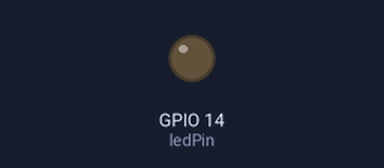
Bench run of a sketch on a simulated ESP32. Shown: output pins drawn as LEDs (lit = HIGH). WiFi joins after 1.5 s; servers stay silent unless stated; uploads are accepted with an empty reply; the local clock reads 2024-03-15 10:24:30 at power-on unless the sketch sets it; raw I2C reads return 0; what the sketch prints to the serial monitor is not drawn.

Above: at 3.4 s.
Timing chart, 0 to 8.3 s (numbered marks = the images above):
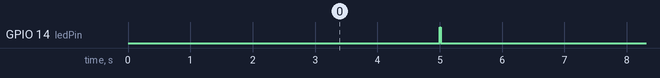

The sketch:

ESP32_connect_OTA.ino
```cpp
#include <WiFi.h>
#include <WebServer.h>
#include <ESPmDNS.h>
#include <ArduinoJson.h>
#include <Wire.h>
#include <math.h>
#include <HTTPClient.h>
#include <time.h>
#include <esp_task_wdt.h>
#include <esp_system.h>
#include <ArduinoOTA.h>

// ---------- WiFi ----------
const char* ssid = "Macmini";
const char* password = "Leeza=098";

WebServer server(80);

// ---------- I2C ----------
#define I2C_ADDR 0x08

// Tester pin
const int ledPin = 14;

// ---------- Wind sensor agreement thresholds ----------
const float WIND_SPEED_TOLERANCE = 2.0;   // m/s
const float WIND_DIR_TOLERANCE   = 30.0;  // degrees

// ---------- Weather Underground ----------
const char* WU_STATION_ID  = "IPOTCH10";
const char* WU_STATION_KEY = "fHQKUbHD";
const unsigned long wuUploadInterval = 60000;
unsigned long lastWuUpload = 0;

// ---------- Daily rain reset ----------
const byte CMD_RESET_RAIN = 0xAA; // must match the Nano's value exactly
char lastRainResetDate[11] = "";  // "YYYY-MM-DD"

// ---------- Rain (WU only, not exposed on /weather) ----------
const float RAIN_MM_TO_IN = 0.0393700787f;
volatile float g_rainDailyMm = 0;

float rainBuckets[60] = {0};     // per-minute rain (mm) for the rolling hour
uint8_t rainBucketIdx = 0;
float lastRainDailyMm = 0;
bool haveRainBaseline = false;

// ---------- Live sensor values (shared with web handler) ----------
volatile float g_temperature = 0;
volatile float g_humidity = 0;
volatile float g_pressure = 0;
volatile float g_radiation = 0;

volatile float g_windSpeedVaisala = 0;
volatile float g_windDirVaisala = 0;
volatile float g_windSpeedSonic = 0;
volatile float g_windDirSonic = 0;

volatile float g_windSpeed = 0;
volatile float g_windDirection = 0;
volatile bool g_windSensorsAgree = false;

volatile bool g_dataValid = false;

unsigned long lastRead = 0;
const unsigned long readInterval = 5000;

// ---------- Weather Underground minute averaging ----------
const uint16_t MIN_WU_SAMPLES = 6; // Require at least 6 valid readings per field

double wuTempSum = 0;
double wuHumiditySum = 0;
double wuPressureSum = 0;
double wuRadiationSum = 0;
double wuWindSpeedSum = 0;

double wuWindDirSinSum = 0;
double wuWindDirCosSum = 0;

uint16_t wuTempCount = 0;
uint16_t wuHumidityCount = 0;
uint16_t wuPressureCount = 0;
uint16_t wuRadiationCount = 0;
uint16_t wuWindSpeedCount = 0;
uint16_t wuWindDirCount = 0;

// Last accepted readings, used to detect sudden spikes
bool wuHaveBaseline = false;
float wuLastTemp = 0;
float wuLastHumidity = 0;
float wuLastPressure = 0;
float wuLastRadiation = 0;
float wuLastWindSpeed = 0;

// ---------- Health / recovery ----------
const uint32_t WDT_TIMEOUT_MS = 30000;
const unsigned long WIFI_DEAD_RESTART_MS = 5UL * 60UL * 1000UL; // restart if offline this long
const time_t MIN_VALID_TIME = 8 * 3600 * 2;

int nanoFailCount = 0;
unsigned long lastGoodRead = 0;
unsigned long lastWifiCheck = 0;
unsigned long lastDiag = 0;
unsigned long wifiDownSince = 0;
const unsigned long NO_REQUEST_RESTART_MS = 5UL * 60UL * 1000UL; // restart if /weather is not requested for this long
unsigned long lastWeatherRequest = 0;

// Must match the Nano exactly (9 floats = 36 bytes)
struct SensorData {
  float temperature;
  float humidity;
  float pressure;
  float radiation;
  float windSpeedVaisala;
  float windDirVaisala;
  float windSpeedSonic;
  float windDirSonic;
  float rainDailyMm;
};

bool readSensorDataFromNano(SensorData &out) {
  uint8_t bytesReceived = Wire.requestFrom((uint8_t)I2C_ADDR, (uint8_t)sizeof(SensorData));
  if (bytesReceived != sizeof(SensorData)) {
    while (Wire.available()) Wire.read(); // drain any partial data
    return false;
  }
  Wire.readBytes((byte*)&out, sizeof(out));
  return true;
}

void restartI2C() {
  Wire.end();
  delay(50);
  Wire.begin();
  Wire.setTimeOut(100);
}

float circularDiff(float a, float b) {
  float diff = a - b;
  while (diff > 180)  diff -= 360;
  while (diff < -180) diff += 360;
  return diff;
}

float circularAverage(float a, float b) {
  float aRad = a * (float)M_PI / 180.0f;
  float bRad = b * (float)M_PI / 180.0f;
  float x = (cosf(aRad) + cosf(bRad)) / 2.0f;
  float y = (sinf(aRad) + sinf(bRad)) / 2.0f;
  float avgRad = atan2f(y, x);
  float avgDeg = avgRad * 180.0f / (float)M_PI;
  if (avgDeg < 0) avgDeg += 360.0f;
  return avgDeg;
}

void validateWindData(float speedVaisala, float dirVaisala, float speedSonic, float dirSonic,
                       float &outSpeed, float &outDir, bool &outAgree) {
  float speedDiff = fabsf(speedVaisala - speedSonic);
  float dirDiff = fabsf(circularDiff(dirVaisala, dirSonic));

  if (speedDiff <= WIND_SPEED_TOLERANCE && dirDiff <= WIND_DIR_TOLERANCE) {
    outSpeed = (speedVaisala + speedSonic) / 2.0f;
    outDir = circularAverage(dirVaisala, dirSonic);
    outAgree = true;
  } else {
    outSpeed = speedSonic;
    outDir = dirSonic;
    outAgree = false;
  }
}

// Reject non-finite, physically implausible or sudden spike readings.
// Jump limits are per reading, with readings normally 5 seconds apart.
bool acceptWUValue(float value,
                   float previous,
                   bool havePrevious,
                   float minimum,
                   float maximum,
                   float maxJump) {
  if (!isfinite(value)) return false;

  if (value < minimum || value > maximum) return false;

  if (havePrevious && fabsf(value - previous) > maxJump) {
    Serial.printf(
      "WU rejected spike: %.2f (previous %.2f, jump %.2f)\n",
      value, previous, fabsf(value - previous)
    );
    return false;
  }

  return true;
}

void accumulateWUSample() {
  // Temperature: degrees C
  if (acceptWUValue(g_temperature, wuLastTemp, wuHaveBaseline,
                    -60.0f, 70.0f, 10.0f)) {
    wuTempSum += g_temperature;
    wuTempCount++;
    wuLastTemp = g_temperature;
  }

  // Relative humidity: %
  if (acceptWUValue(g_humidity, wuLastHumidity, wuHaveBaseline,
                    0.0f, 100.0f, 25.0f)) {
    wuHumiditySum += g_humidity;
    wuHumidityCount++;
    wuLastHumidity = g_humidity;
  }

  // Atmospheric pressure: hPa
  if (acceptWUValue(g_pressure, wuLastPressure, wuHaveBaseline,
                    800.0f, 1100.0f, 50.0f)) {
    wuPressureSum += g_pressure;
    wuPressureCount++;
    wuLastPressure = g_pressure;
  }

  // Solar radiation: W/m^2
  if (acceptWUValue(g_radiation, wuLastRadiation, wuHaveBaseline,
                    0.0f, 1600.0f, 900.0f)) {
    wuRadiationSum += g_radiation;
    wuRadiationCount++;
    wuLastRadiation = g_radiation;
  }

  // Wind speed: m/s
  if (acceptWUValue(g_windSpeed, wuLastWindSpeed, wuHaveBaseline,
                    0.0f, 75.0f, 25.0f)) {
    wuWindSpeedSum += g_windSpeed;
    wuWindSpeedCount++;
    wuLastWindSpeed = g_windSpeed;
  }

  // Wind direction: degrees. Use a circular average later.
  if (isfinite(g_windDirection) &&
      g_windDirection >= 0.0f &&
      g_windDirection <= 360.0f) {
    float dirRad = g_windDirection * (float)M_PI / 180.0f;

    wuWindDirSinSum += sinf(dirRad);
    wuWindDirCosSum += cosf(dirRad);
    wuWindDirCount++;
  }

  // Baselines are available after the first accepted sample.
  wuHaveBaseline = true;
}

void resetWUAverages() {
  wuTempSum = 0;
  wuHumiditySum = 0;
  wuPressureSum = 0;
  wuRadiationSum = 0;
  wuWindSpeedSum = 0;

  wuWindDirSinSum = 0;
  wuWindDirCosSum = 0;

  wuTempCount = 0;
  wuHumidityCount = 0;
  wuPressureCount = 0;
  wuRadiationCount = 0;
  wuWindSpeedCount = 0;
  wuWindDirCount = 0;
}

// Called once per WU upload (every minute).
void updateRainForWU(float &rainHourIn, float &rainDailyIn) {
  float cur = g_rainDailyMm;
  float delta = 0;

  if (haveRainBaseline) {
    // If the total dropped (midnight reset or Nano reboot), the new total is all new rain
    delta = (cur >= lastRainDailyMm) ? (cur - lastRainDailyMm) : cur;
  }
  haveRainBaseline = true;
  lastRainDailyMm = cur;

  rainBuckets[rainBucketIdx] = delta;
  rainBucketIdx = (rainBucketIdx + 1) % 60;

  float hourMm = 0;
  for (int i = 0; i < 60; i++) hourMm += rainBuckets[i];

  rainHourIn  = hourMm * RAIN_MM_TO_IN;
  rainDailyIn = cur * RAIN_MM_TO_IN;
}

// Sends the reset command to the Nano once per local day.
void checkDailyRainReset() {
  time_t now = time(nullptr);
  if (now < MIN_VALID_TIME) return;   // wait for NTP

  struct tm t;
  localtime_r(&now, &t);
  char today[11];
  strftime(today, sizeof(today), "%Y-%m-%d", &t);

  if (strcmp(today, lastRainResetDate) == 0) return;

  // On first boot just record the date, so a mid-day ESP32 restart doesn't wipe today's rain
  if (lastRainResetDate[0] != '\0') {
    Wire.beginTransmission(I2C_ADDR);
    Wire.write(CMD_RESET_RAIN);
    if (Wire.endTransmission() != 0) {
      Serial.println("Rain reset failed, will retry");
      return;
    }
    Serial.println("Daily rain reset sent to Nano");
  }
  strncpy(lastRainResetDate, today, sizeof(lastRainResetDate));
  lastRainResetDate[sizeof(lastRainResetDate) - 1] = '\0';
}

void uploadToWeatherUnderground() {
  // Snapshot this minute's data and start a fresh collection window.
  const double tempSum = wuTempSum;
  const double humiditySum = wuHumiditySum;
  const double pressureSum = wuPressureSum;
  const double radiationSum = wuRadiationSum;
  const double windSpeedSum = wuWindSpeedSum;
  const double windDirSinSum = wuWindDirSinSum;
  const double windDirCosSum = wuWindDirCosSum;

  const uint16_t tempCount = wuTempCount;
  const uint16_t humidityCount = wuHumidityCount;
  const uint16_t pressureCount = wuPressureCount;
  const uint16_t radiationCount = wuRadiationCount;
  const uint16_t windSpeedCount = wuWindSpeedCount;
  const uint16_t windDirCount = wuWindDirCount;

  resetWUAverages();

  // Rain: update the rolling hour every minute, even if the upload is skipped
  float rainHourIn = 0, rainDailyIn = 0;
  bool haveRain = g_dataValid;
  if (haveRain) updateRainForWU(rainHourIn, rainDailyIn);

  if (WiFi.status() != WL_CONNECTED) {
    Serial.println("WU upload skipped: WiFi disconnected");
    return;
  }

  // Require enough valid samples for at least one field.
  bool haveTemp = tempCount >= MIN_WU_SAMPLES;
  bool haveHumidity = humidityCount >= MIN_WU_SAMPLES;
  bool havePressure = pressureCount >= MIN_WU_SAMPLES;
  bool haveRadiation = radiationCount >= MIN_WU_SAMPLES;
  bool haveWindSpeed = windSpeedCount >= MIN_WU_SAMPLES;
  bool haveWindDir = windDirCount >= MIN_WU_SAMPLES;

  if (!haveTemp && !haveHumidity && !havePressure &&
      !haveRadiation && !haveWindSpeed && !haveWindDir) {
    Serial.println("WU upload skipped: insufficient valid samples");
    return;
  }

  // Calculate averages from accepted readings only.
  float avgTempC = haveTemp ? tempSum / tempCount : 0;
  float avgHumidity = haveHumidity ? humiditySum / humidityCount : 0;
  float avgPressure = havePressure ? pressureSum / pressureCount : 0;
  float avgRadiation = haveRadiation ? radiationSum / radiationCount : 0;
  float avgWindSpeed = haveWindSpeed ? windSpeedSum / windSpeedCount : 0;

  float avgWindDir = 0;
  if (haveWindDir) {
    avgWindDir = atan2f(
      (float)windDirSinSum,
      (float)windDirCosSum
    ) * 180.0f / (float)M_PI;

    if (avgWindDir < 0) avgWindDir += 360.0f;
  }

  // Convert averaged values to Weather Underground units.
  float tempF = (avgTempC) * 9.0f / 5.0f + 32.0f;
  float pressureInHg = avgPressure * 0.0295299830714f;
  float windMph = avgWindSpeed * 2.23694f;

  String url =
    "http://rtupdate.wunderground.com/weatherstation/updateweatherstation.php";

  url += "?ID=" + String(WU_STATION_ID);
  url += "&PASSWORD=" + String(WU_STATION_KEY);
  url += "&dateutc=now";

  // Only send fields with enough valid samples.
  if (haveTemp)
    url += "&tempf=" + String(tempF, 1);

  if (haveHumidity)
    url += "&humidity=" + String(avgHumidity, 1);

  if (havePressure)
    url += "&baromin=" + String(pressureInHg, 2);

  if (haveWindDir)
    url += "&winddir=" + String((int)roundf(avgWindDir) % 360);

  if (haveWindSpeed)
    url += "&windspeedmph=" + String(windMph, 1);

  if (haveRadiation)
    url += "&solarradiation=" + String(avgRadiation, 1);

  if (haveRain) {
    url += "&rainin=" + String(rainHourIn, 3);
    url += "&dailyrainin=" + String(rainDailyIn, 3);
  }

  url += "&action=updateraw";
  url += "&realtime=1";
  url += "&rtfreq=60";

  Serial.println("---- WU minute averages ----");

  if (haveTemp)
    Serial.printf("Average temperature: %.2f C\n", avgTempC);

  if (haveHumidity)
    Serial.printf("Average humidity: %.2f %%\n", avgHumidity);

  if (havePressure)
    Serial.printf("Average pressure: %.2f hPa\n", avgPressure);

  if (haveRadiation)
    Serial.printf("Average radiation: %.2f W/m^2\n", avgRadiation);

  if (haveWindSpeed)
    Serial.printf("Average wind speed: %.2f m/s\n", avgWindSpeed);

  if (haveWindDir)
    Serial.printf("Average wind direction: %.1f degrees\n", avgWindDir);

  if (haveRain)
    Serial.printf("Rain: %.3f in last hour, %.3f in today\n", rainHourIn, rainDailyIn);

  HTTPClient http;
  http.setConnectTimeout(3000);
  http.setTimeout(5000);

  if (!http.begin(url)) {
    Serial.println("WU upload failed: unable to start HTTP request");
    return;
  }

  int httpCode = http.GET();

  if (httpCode == 200) {
    String response = http.getString();
    Serial.print("WU upload response: ");
    Serial.println(response);
  } else {
    Serial.printf("WU upload failed, HTTP code: %d\n", httpCode);
  }

  http.end();
}

// Rain is intentionally NOT included here, so the display never sees it.
void handleWeather() {
  lastWeatherRequest = millis();
  JsonDocument doc;

  if (g_dataValid) {
    doc["temperature"]   = g_temperature;
    doc["humidity"]      = g_humidity;
    doc["pressure"]      = g_pressure;
    doc["radiation"]     = g_radiation;

    doc["windSpeed"]     = g_windSpeed;
    doc["windDirection"] = g_windDirection;
    doc["windSensorsAgree"] = g_windSensorsAgree;

    doc["windSpeedVaisala"] = g_windSpeedVaisala;
    doc["windDirVaisala"]   = g_windDirVaisala;
    doc["windSpeedSonic"]   = g_windSpeedSonic;
    doc["windDirSonic"]     = g_windDirSonic;
  } else {
    doc["error"] = "sensor data not yet available";
  }

  String output;
  serializeJson(doc, output);
  server.send(200, "application/json", output);
}

void setup() {
  Serial.begin(115200);
  delay(300);
  Serial.printf("Reset reason: %d\n", (int)esp_reset_reason());

  pinMode(ledPin, OUTPUT);

  Wire.begin();
  Wire.setTimeOut(100);

  WiFi.setAutoReconnect(true);
  WiFi.begin(ssid, password);
  WiFi.setSleep(false);

  Serial.print("Connecting to WiFi");
  unsigned long wifiStart = millis();
  while (WiFi.status() != WL_CONNECTED) {
    delay(500);
    Serial.print(".");
    if (millis() - wifiStart > 30000) {
      Serial.println("\nWiFi connect timed out, restarting");
      ESP.restart();
    }
  }
  Serial.println();
  Serial.print("Connected. IP: ");
  Serial.println(WiFi.localIP());

  if (MDNS.begin("weatherstation")) {
    Serial.println("mDNS responder started: weatherstation.local");
  }

  server.on("/weather", handleWeather);
  server.begin();

  // ---------- Configure OTA ----------
  ArduinoOTA.setHostname("weatherstation");

  ArduinoOTA.onStart([]() {
    esp_task_wdt_reset();
    Serial.println("OTA Start");
  });
  ArduinoOTA.onEnd([]() {
    Serial.println("\nOTA End");
  });
  ArduinoOTA.onProgress([](unsigned int progress, unsigned int total) {
    esp_task_wdt_reset();
    Serial.printf("OTA Progress: %u%%\r", (progress / (total / 100)));
  });
  ArduinoOTA.onError([](ota_error_t error) {
    Serial.printf("Error[%u]: ", error);
    if (error == OTA_AUTH_ERROR) Serial.println("Auth Failed");
    else if (error == OTA_BEGIN_ERROR) Serial.println("Begin Failed");
    else if (error == OTA_CONNECT_ERROR) Serial.println("Connect Failed");
    else if (error == OTA_RECEIVE_ERROR) Serial.println("Receive Failed");
    else if (error == OTA_END_ERROR) Serial.println("End Failed");
  });
  ArduinoOTA.begin();
  // -----------------------------------

  // NTP sync (GMT+2)
  configTime(2 * 3600, 0, "pool.ntp.org", "time.nist.gov");
  Serial.print("Waiting for NTP time sync");
  unsigned long ntpStart = millis();
  time_t now = time(nullptr);
  while (now < MIN_VALID_TIME && millis() - ntpStart < 30000) {
    delay(500);
    Serial.print(".");
    now = time(nullptr);
  }
  Serial.println();
  Serial.println(now >= MIN_VALID_TIME ? "Time synced." : "NTP not synced yet, continuing.");

  // Watchdog
  esp_task_wdt_deinit();
  esp_task_wdt_config_t cfg = { .timeout_ms = WDT_TIMEOUT_MS, .idle_core_mask = 0, .trigger_panic = true };
  esp_task_wdt_init(&cfg);
  esp_task_wdt_add(NULL);

  lastGoodRead = millis();
}

void loop() {
  esp_task_wdt_reset();
  server.handleClient();
  ArduinoOTA.handle(); // Handle wireless uploads

  if (millis() - lastRead >= readInterval) {
    lastRead = millis();

    checkDailyRainReset();

    digitalWrite(ledPin, HIGH);

    SensorData nanoData;
    if (readSensorDataFromNano(nanoData)) {
      g_temperature = nanoData.temperature + 9;
      g_humidity    = nanoData.humidity;
      g_pressure    = nanoData.pressure;
      g_radiation   = nanoData.radiation;

      g_windSpeedVaisala = nanoData.windSpeedVaisala;
      g_windDirVaisala   = nanoData.windDirVaisala;
      g_windSpeedSonic   = nanoData.windSpeedSonic;
      g_windDirSonic     = nanoData.windDirSonic;

      g_rainDailyMm = nanoData.rainDailyMm;

      float combinedSpeed, combinedDir;
      bool agree;
      validateWindData(g_windSpeedVaisala, g_windDirVaisala, g_windSpeedSonic, g_windDirSonic,
                       combinedSpeed, combinedDir, agree);
      g_windSpeed = combinedSpeed;
      g_windDirection = combinedDir;
      g_windSensorsAgree = agree;

      g_dataValid = true;
      nanoFailCount = 0;
      lastGoodRead = millis();

      // Add this successful sensor reading to the WU minute average.
      accumulateWUSample();

    } else {
      Serial.println("Failed to read from Nano 33 IoT over I2C");
      nanoFailCount++;
      if (nanoFailCount >= 3) {
        g_dataValid = false;
      }
      if (nanoFailCount % 5 == 0) {
        Serial.println("Restarting I2C bus");
        restartI2C();
      }
    }

    Serial.println("----");
    Serial.print("Temperature: "); Serial.print(g_temperature); Serial.println(" C");
    Serial.print("Humidity: "); Serial.print(g_humidity); Serial.println(" %RH");
    Serial.print("Pressure: "); Serial.print(g_pressure); Serial.println(" hPa");
    Serial.print("Solar Radiation: "); Serial.print(g_radiation, 1); Serial.println(" W/m^2");
    Serial.print("Rain today: "); Serial.print(g_rainDailyMm, 2); Serial.println(" mm");

    Serial.print("Vaisala:   "); Serial.print(g_windSpeedVaisala, 2); Serial.print(" m/s @ ");
    Serial.print(g_windDirVaisala, 1); Serial.println(" deg");
    Serial.print("WindSonic: "); Serial.print(g_windSpeedSonic, 2); Serial.print(" m/s @ ");
    Serial.print(g_windDirSonic, 1); Serial.println(" deg");
    Serial.print("Combined:  "); Serial.print(g_windSpeed, 2); Serial.print(" m/s @ ");
    Serial.print(g_windDirection, 1); Serial.print(" deg  (sensors agree: ");
    Serial.print(g_windSensorsAgree ? "yes" : "NO");
    Serial.println(")");

    digitalWrite(ledPin, LOW);
  }

  // WiFi supervision
  if (millis() - lastWifiCheck > 15000) {
    lastWifiCheck = millis();
    if (WiFi.status() != WL_CONNECTED) {
      if (wifiDownSince == 0) wifiDownSince = millis();
      Serial.println("WiFi down, reconnecting");
      WiFi.disconnect();
      WiFi.reconnect();
      if (millis() - wifiDownSince > WIFI_DEAD_RESTART_MS) {
        Serial.println("WiFi down too long, restarting");
        ESP.restart();
      }
    } else {
      wifiDownSince = 0;
    }
  }

  // Web server backstop: restart if nobody has fetched /weather for a while
  if (millis() - lastWeatherRequest > NO_REQUEST_RESTART_MS) {
    Serial.println("No /weather requests for 5 min, restarting");
    delay(100);
    ESP.restart();
  }

  // Diagnostics
  if (millis() - lastDiag > 30000) {
    lastDiag = millis();
    Serial.printf("up=%lus heap=%u minHeap=%u rssi=%d nanoFails=%d lastGood=%lus ago lastReq=%lus ago\n",
                  millis() / 1000, ESP.getFreeHeap(), ESP.getMinFreeHeap(),
                  WiFi.RSSI(), nanoFailCount, (millis() - lastGoodRead) / 1000,
                  (millis() - lastWeatherRequest) / 1000);
  }

  if (millis() - lastWuUpload >= wuUploadInterval) {
    lastWuUpload = millis();
    uploadToWeatherUnderground();
  }
}
```

Measured:
- by itself, GPIO 14 (ledPin): alternates HIGH for 0.02 s and LOW for 5.0 s
